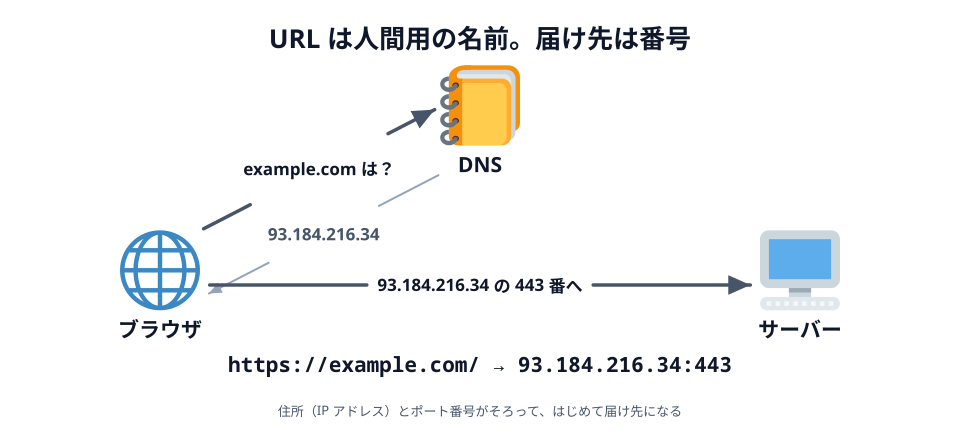

The Python source for this figure:
# 01-url-to-ip.svg
# スキーマ: SOURCE-PATH-GOAL（名前 → 名簿 → 番号 → 相手）+ CYCLE（引いて返る）
# URL は人間用の名前で、実際の届け先は IP アドレスとポート番号だと分かるようにする

import sys
sys.path.insert(0, "/Users/seekseep/.claude/skills/genfig")
from genfig import Canvas

c = Canvas(960, 440)
c.text(480, 48, "URL は人間用の名前。届け先は番号", scale="xl")

browser = c.node(160, 285, "ブラウザ", emoji_cp="1f310")
dns = c.node(480, 120, "DNS", emoji_cp="1f4d2")
server = c.node(800, 285, "サーバー", emoji_cp="1f5a5")

c.link(browser, dns, label="example.com は？", offset=30)
c.link(dns, browser, label="93.184.216.34", offset=30, primary=False)
c.link(browser, server, label="93.184.216.34 の 443 番へ")

c.text(480, 372, "https://example.com/  →  93.184.216.34:443",
       scale="lg", font="technical")
c.text(480, 416,
       "住所（IP アドレス）とポート番号がそろって、はじめて届け先になる", scale="sm")

c.save("01-url-to-ip.svg")
